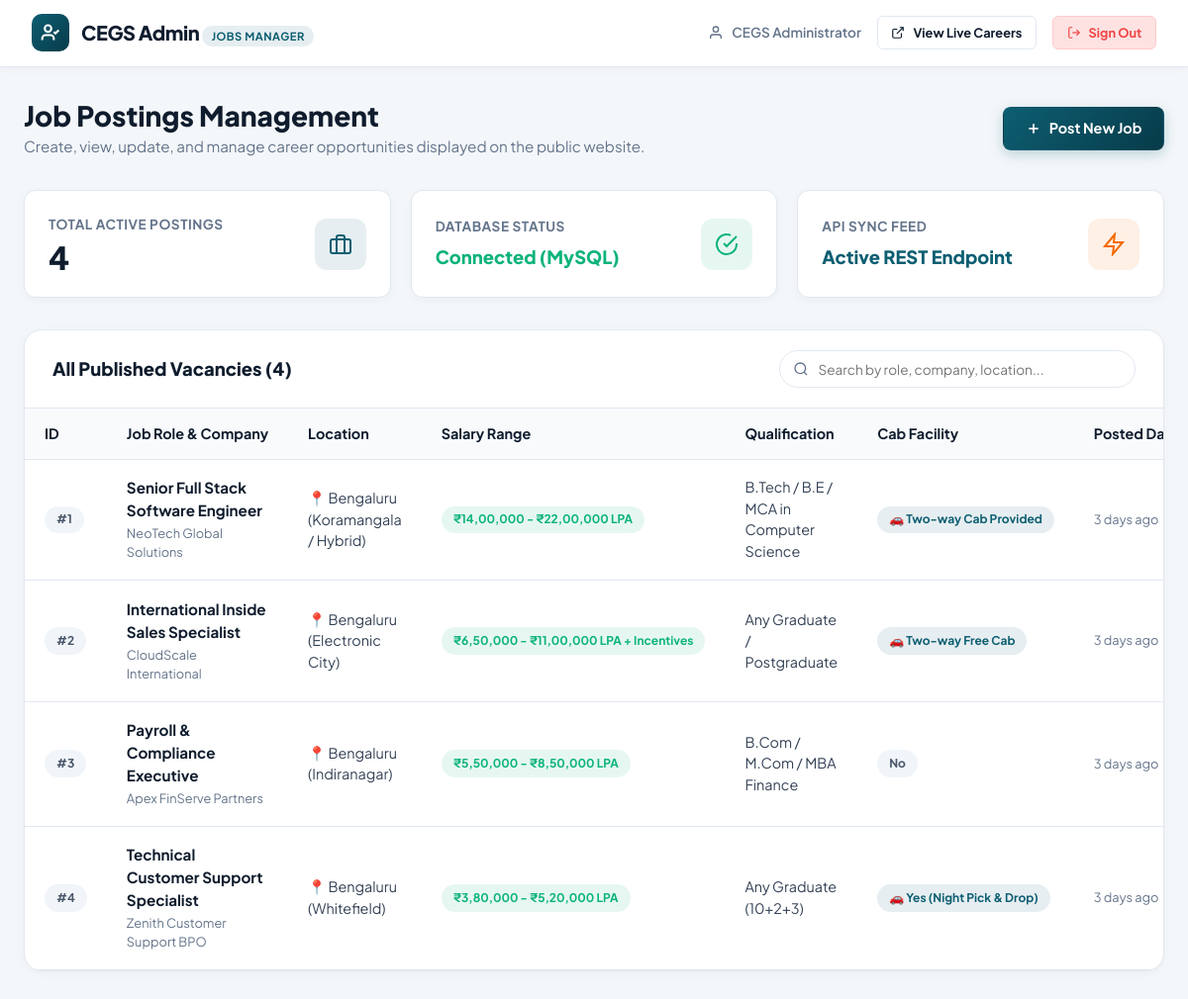
The page /admin/index.php (signed in) on the database its author committed.
### tables this page shows
CREATE TABLE IF NOT EXISTS `jobs` (
  `id` INT AUTO_INCREMENT PRIMARY KEY,
  `company_name` VARCHAR(255) NOT NULL,
  `job_role` VARCHAR(255) NOT NULL,
  `salary` VARCHAR(100) NOT NULL,
  `qualification` VARCHAR(255) NOT NULL,
  `language_required` VARCHAR(255) NOT NULL,
  `shift_details` VARCHAR(100) NOT NULL,
  `location` VARCHAR(255) NOT NULL,
  `cab_facility` VARCHAR(100) DEFAULT NULL,
  `additional_notes` TEXT DEFAULT NULL,
  `posted_date` TIMESTAMP DEFAULT CURRENT_TIMESTAMP
);

### db.php (called while the page is built, shortened)
<?php
function escapeHtml($str) {
    return htmlspecialchars((string)$str, ENT_QUOTES, 'UTF-8');
}
function formatRelativeDate($timestamp) {
    $time = strtotime($timestamp);
    $diff = time() - $time;
    if ($diff < 604800) return floor($diff / 86400) . ' days ago';
    return date('M d, Y', $time);
}
?>

### admin/index.php (the view, shortened to what this page needs)
<?php
require_once __DIR__ . '/../db.php';
$pdo = getDBConnection();
$jobs = [];
$totalJobs = 0;
$search = isset($_GET['search']) ? trim($_GET['search']) : '';
if ($pdo) {
    try {
        if (!empty($search)) {
            $stmt = $pdo->prepare("SELECT * FROM jobs WHERE company_name LIKE :s OR job_role LIKE :s OR location LIKE :s OR qualification LIKE :s ORDER BY posted_date DESC");
            $stmt->execute([':s' => "%{$search}%"]);
            $jobs = $stmt->fetchAll(PDO::FETCH_ASSOC);
        } else {
            $stmt = $pdo->query("SELECT * FROM jobs ORDER BY posted_date DESC");
            $jobs = $stmt->fetchAll(PDO::FETCH_ASSOC);
        }
        $totalJobs = count($jobs);
    } catch (PDOException $e) {
        $error = "Error fetching jobs: " . $e->getMessage();
    }
}
?>
<!DOCTYPE html>
<html lang="en">
<head>
  <link rel="stylesheet" href="admin.css">
</head>
<body>
  <header class="admin-navbar">
    <a href="index.php" class="admin-brand">
      <div class="admin-brand-icon">
        <svg width="20" height="20" viewBox="0 0 24 24" fill="none" stroke="currentColor" stroke-width="2.5"><path d="M16 21v-2a4 4 0 0 0-4-4H6a4 4 0 0 0-4 4v2"></path><circle cx="9" cy="7" r="4"></circle><polyline points="16 11 18 13 22 9"></polyline></svg>
      </div>
      <div>
        <span class="admin-brand-title">CEGS Admin</span>
        <span class="admin-brand-badge">Jobs Manager</span>
      </div>
    </a>
    <div class="admin-nav-links">
      <div class="admin-nav-user">
        <svg width="16" height="16" viewBox="0 0 24 24" fill="none" stroke="currentColor" stroke-width="2"><path d="M20 21v-2a4 4 0 0 0-4-4H8a4 4 0 0 0-4 4v2"></path><circle cx="12" cy="7" r="4"></circle></svg>
        <span><?php echo escapeHtml($_SESSION['cegs_admin_name'] ?? 'Admin'); ?></span>
      </div>
      <a href="../../index.html#careers" target="_blank" class="btn btn-outline btn-sm">
        <svg width="14" height="14" viewBox="0 0 24 24" fill="none" stroke="currentColor" stroke-width="2"><path d="M18 13v6a2 2 0 0 1-2 2H5a2 2 0 0 1-2-2V8a2 2 0 0 1 2-2h6"></path><polyline points="15 3 21 3 21 9"></polyline><line x1="10" y1="14" x2="21" y2="3"></line></svg>
        <span>View Live Careers</span>
      </a>
      <a href="logout.php" class="btn btn-danger btn-sm">
        <svg width="14" height="14" viewBox="0 0 24 24" fill="none" stroke="currentColor" stroke-width="2"><path d="M9 21H5a2 2 0 0 1-2-2V5a2 2 0 0 1 2-2h4"></path><polyline points="16 17 21 12 16 7"></polyline><line x1="21" y1="12" x2="9" y2="12"></line></svg>
        <span>Sign Out</span>
      </a>
    </div>
  </header>
  <main class="admin-container">
    <div class="admin-page-header">
      <div>
        <h1 class="admin-page-title">Job Postings Management</h1>
        <p class="admin-page-desc">Create, view, update, and manage career opportunities displayed on the public website.</p>
      </div>
      <a href="add-job.php" class="btn btn-primary">
        <svg width="16" height="16" viewBox="0 0 24 24" fill="none" stroke="currentColor" stroke-width="2.5"><line x1="12" y1="5" x2="12" y2="19"></line><line x1="5" y1="12" x2="19" y2="12"></line></svg>
        <span>Post New Job</span>
      </a>
    </div>
    <div class="admin-stats-grid">
      <div class="stat-card">
        <div class="stat-info">
          <h4>Total Active Postings</h4>
          <div class="stat-number"><?php echo $totalJobs; ?></div>
        </div>
        <div class="stat-icon teal">
          <svg width="24" height="24" viewBox="0 0 24 24" fill="none" stroke="currentColor" stroke-width="2"><rect x="2" y="7" width="20" height="14" rx="2" ry="2"></rect><path d="M16 21V5a2 2 0 0 0-2-2h-4a2 2 0 0 0-2 2v16"></path></svg>
        </div>
      </div>
      <div class="stat-card">
        <div class="stat-info">
          <h4>Database Status</h4>
          <div style="font-size: 1.15rem; font-weight: 800; color: #0bb379; margin-top: 0.25rem;">
            <?php echo $pdo ? 'Connected (MySQL)' : 'Disconnected'; ?>
          </div>
        </div>
        <div class="stat-icon green">
          <svg width="24" height="24" viewBox="0 0 24 24" fill="none" stroke="currentColor" stroke-width="2"><path d="M22 11.08V12a10 10 0 1 1-5.93-9.14"></path><polyline points="22 4 12 14.01 9 11.01"></polyline></svg>
        </div>
      </div>
      <div class="stat-card">
        <div class="stat-info">
          <h4>API Sync Feed</h4>
          <div style="font-size: 1.15rem; font-weight: 800; color: #0d5e72; margin-top: 0.25rem;">Active REST Endpoint</div>
        </div>
        <div class="stat-icon orange">
          <svg width="24" height="24" viewBox="0 0 24 24" fill="none" stroke="currentColor" stroke-width="2"><polygon points="13 2 3 14 12 14 11 22 21 10 12 10 13 2"></polygon></svg>
        </div>
      </div>
    </div>
    <div class="admin-card">
      <div class="admin-card-header">
        <div class="admin-card-title">All Published Vacancies (<?php echo $totalJobs; ?>)</div>
        <form method="GET" action="index.php" class="admin-search-bar">
          <input type="text" name="search" class="admin-search-input" placeholder="Search by role, company, location..." value="<?php echo escapeHtml($search); ?>" />
        </form>
      </div>
      <div class="table-responsive">
        <table class="admin-table">
          <thead>
            <tr>
              <th>ID</th>
              <th>Job Role & Company</th>
              <th>Location</th>
              <th>Salary Range</th>
              <th>Qualification</th>
              <th>Cab Facility</th>
              <th>Posted Date</th>
            </tr>
          </thead>
          <tbody>
            <?php if (empty($jobs)): ?>
              <tr>
                <td colspan="8" style="text-align: center; padding: 3rem 1rem; color: #64748b;">
                  <div style="font-size: 2rem; margin-bottom: 0.5rem;">📋</div>
                  <h4 style="color: #0f1c2d; margin-bottom: 0.25rem;">No job postings found</h4>
                  <p style="font-size: 0.85rem; margin-bottom: 1rem;">Start by adding your first recruitment opening.</p>
                  <a href="add-job.php" class="btn btn-primary btn-sm">Add First Job</a>
                </td>
              </tr>
            <?php else: ?>
              <?php foreach ($jobs as $job): ?>
                <tr>
                  <td><span class="badge badge-gray">#<?php echo escapeHtml($job['id']); ?></span></td>
                  <td>
                    <div class="job-role-cell"><?php echo escapeHtml($job['job_role']); ?></div>
                    <div class="job-company-cell"><?php echo escapeHtml($job['company_name']); ?></div>
                  </td>
                  <td>
                    <span style="display: flex; align-items: center; gap: 0.3rem;">
                      📍 <?php echo escapeHtml($job['location']); ?>
                    </span>
                  </td>
                  <td>
                    <span class="badge badge-green"><?php echo escapeHtml($job['salary']); ?></span>
                  </td>
                  <td><?php echo escapeHtml($job['qualification']); ?></td>
                  <td>
                    <?php if (!empty($job['cab_facility']) && strtolower(trim($job['cab_facility'])) !== 'no'): ?>
                      <span class="badge badge-teal">🚗 <?php echo escapeHtml($job['cab_facility']); ?></span>
                    <?php else: ?>
                      <span class="badge badge-gray">No</span>
                    <?php endif; ?>
                  </td>
                  <td style="color: #64748b; font-size: 0.8rem;">
                    <?php echo formatRelativeDate($job['posted_date']); ?>
                  </td>
                </tr>
              <?php endforeach; ?>
            <?php endif; ?>
          </tbody>
        </table>
      </div>
    </div>
  </main>
</body>
</html>

### rows shown on the page
jobs: id "1", job_role "Senior Full Stack Software Engineer", company_name "NeoTech Global Solutions", location "Bengaluru (Koramangala / Hybrid)", salary "₹14,00,000 - ₹22,00,000 LPA", qualification "B.Tech / B.E / MCA in Computer Science", cab_facility "Two-way Cab Provided", posted_date "3 days ago"
jobs: id "2", job_role "International Inside Sales Specialist", company_name "CloudScale International", location "Bengaluru (Electronic City)", salary "₹6,50,000 - ₹11,00,000 LPA + Incentives", qualification "Any Graduate / Postgraduate", cab_facility "Two-way Free Cab", posted_date "3 days ago"
jobs: id "3", job_role "Payroll & Compliance Executive", company_name "Apex FinServe Partners", location "Bengaluru (Indiranagar)", salary "₹5,50,000 - ₹8,50,000 LPA", qualification "B.Com / M.Com / MBA Finance", cab_facility "No", posted_date "3 days ago"
jobs: id "4", job_role "Technical Customer Support Specialist", company_name "Zenith Customer Support BPO", location "Bengaluru (Whitefield)", salary "₹3,80,000 - ₹5,20,000 LPA", qualification "Any Graduate (10+2+3)", cab_facility "Yes (Night Pick & Drop)", posted_date "3 days ago"

### other values the page prints
escapeHtml($_SESSION['cegs_admin_name'] ?? 'Admin') "CEGS Administrator"
$totalJobs "4"
